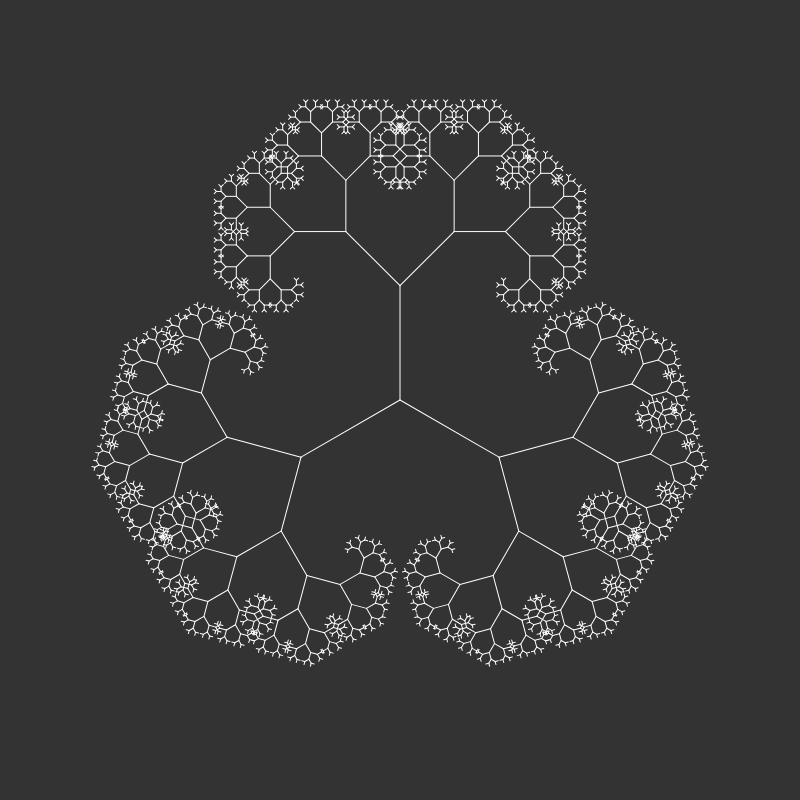
Frame 1 (no input)
Frame 60 (no input): identical to frame 1, image omitted
Frame 120 (the mouse pressed at the canvas centre since frame 60): identical to frame 1, image omitted

The p5.js sketch that drew this single still picture (run headless with seeded random() and noise() and a simulated clock; from frame 60 on, the mouse is pressed at the canvas centre):

// p5.js sketch
// ── sketch.js
var numTrees;
var startLength;
var scaleFactor;
var minLength;

var numTreesInput;
var angleSlider;

function setup() {
	createCanvas(800, 800);
	numTreesInput = createInput("3");
	numTreesInput.input(inputEvent);
	angleSlider = createSlider(0, PI, (PI / 4), 0);

	numTrees = 3;
	startLength = width / 7;
	scaleFactor = 0.67;
	angle = angleSlider.value();
	minLength = 4;
}

function draw() {
	angle = angleSlider.value();

	background(51);

	stroke(255);
	translate((width / 2), (height / 2));

	var treeAngle = (2 * PI) / numTrees;
	for(var i = 0; i < numTrees; i++) {
		push();
		rotate(treeAngle * i);
		branch(startLength);
		pop();
	}
}


function branch(length) {
	line(0, 0, 0, -length);
	translate(0, -length);

	if(length > minLength) {
		push();		
		rotate(angle);
		branch(length * scaleFactor);
		pop();

		push();
		rotate(-angle);
		branch(length * scaleFactor);
		pop();
	}
}


function inputEvent() {
	console.log(numTreesInput.value());
	numTrees = numTreesInput.value();
}
